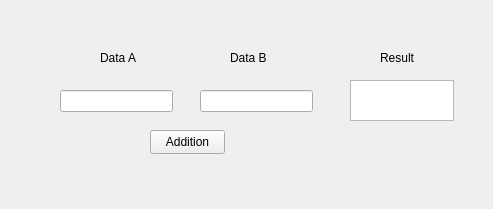
<?xml version="1.0" encoding="UTF-8"?>
<ui version="4.0">
 <class>MainWindow</class>
 <widget class="QMainWindow" name="MainWindow">
  <property name="geometry">
   <rect>
    <x>0</x>
    <y>0</y>
    <width>493</width>
    <height>209</height>
   </rect>
  </property>
  <property name="windowTitle">
   <string>MainWindow</string>
  </property>
  <widget class="QWidget" name="centralwidget">
   <widget class="QPushButton" name="additionButton">
    <property name="geometry">
     <rect>
      <x>150</x>
      <y>130</y>
      <width>75</width>
      <height>24</height>
     </rect>
    </property>
    <property name="text">
     <string>Addition</string>
    </property>
   </widget>
   <widget class="QLineEdit" name="dataA">
    <property name="geometry">
     <rect>
      <x>60</x>
      <y>90</y>
      <width>113</width>
      <height>22</height>
     </rect>
    </property>
   </widget>
   <widget class="QLineEdit" name="dataB">
    <property name="geometry">
     <rect>
      <x>200</x>
      <y>90</y>
      <width>113</width>
      <height>22</height>
     </rect>
    </property>
   </widget>
   <widget class="QLabel" name="label">
    <property name="geometry">
     <rect>
      <x>100</x>
      <y>50</y>
      <width>49</width>
      <height>16</height>
     </rect>
    </property>
    <property name="text">
     <string>Data A</string>
    </property>
   </widget>
   <widget class="QLabel" name="label_2">
    <property name="geometry">
     <rect>
      <x>230</x>
      <y>50</y>
      <width>49</width>
      <height>16</height>
     </rect>
    </property>
    <property name="text">
     <string>Data B</string>
    </property>
   </widget>
   <widget class="QTextEdit" name="textEdit">
    <property name="geometry">
     <rect>
      <x>350</x>
      <y>80</y>
      <width>104</width>
      <height>41</height>
     </rect>
    </property>
   </widget>
   <widget class="QLabel" name="label_3">
    <property name="geometry">
     <rect>
      <x>380</x>
      <y>50</y>
      <width>49</width>
      <height>16</height>
     </rect>
    </property>
    <property name="text">
     <string>Result</string>
    </property>
   </widget>
  </widget>
 </widget>
 <resources/>
 <connections/>
</ui>
